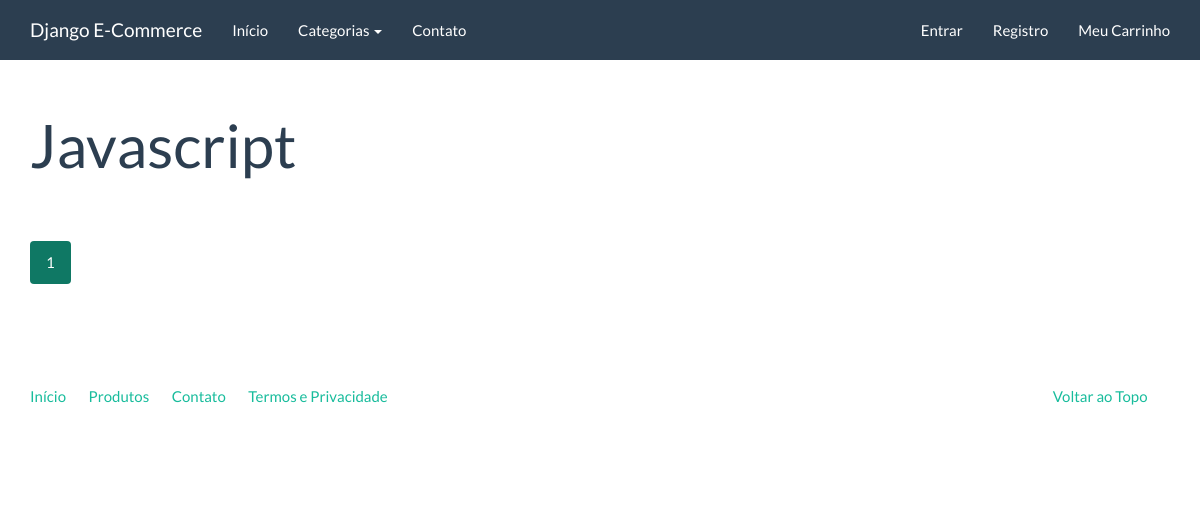
Page /catalogo/javascript/ on the earlier database version.
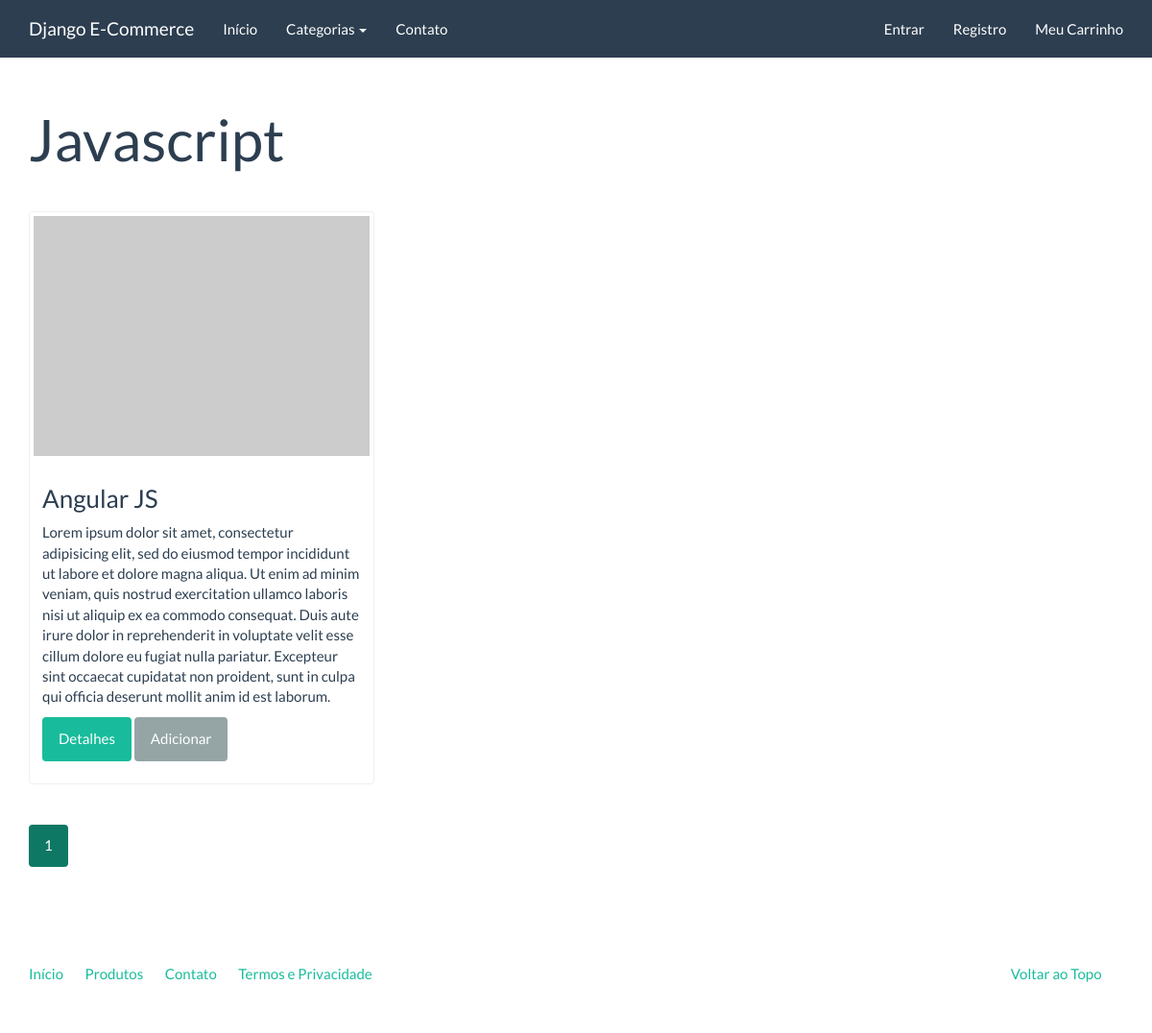
Same page on the later database version.
### catalog/models.py (models this page shows)
class Product(models.Model):
    created = models.DateTimeField('Criado em', auto_now_add=True)
    modified = models.DateTimeField('Modificado em', auto_now=True)
    name = models.CharField('Nome', max_length=100)
    slug = models.SlugField('Identificador', max_length=100)
    category = models.ForeignKey('catalog.Category', verbose_name='Categoria')
    description = models.TextField('Descrição', blank=True)
    price = models.DecimalField('Preço', decimal_places=2, max_digits=10)
    class Meta:
        verbose_name = 'Produto'
        verbose_name_plural = 'Produtos'
        ordering = ['name']
    def __str__(self):
        return self.name
    def get_absolute_url(self):
        return reverse('catalog:product', kwargs={'slug': self.slug})

### catalog/views.py (the view)
class CategoryListView(generic.ListView):
    template_name = 'catalog/category.html'
    context_object_name = 'product_list'
    paginate_by = 3
    def get_queryset(self):
        return Product.objects.filter(category__slug=self.kwargs['slug'])
    def get_context_data(self, **kwargs):
        context = super(CategoryListView, self).get_context_data(**kwargs)
        context['current_category'] = get_object_or_404(Category, slug=self.kwargs['slug'])
        return context

### catalog/context_processors.py (called while the page is built)
def categories(request):
    return {
        'categories': Category.objects.all()
    }

### catalog/models.py (called while the page is built)
    def get_absolute_url(self):
        return reverse('catalog:category', kwargs={'slug': self.slug})

    def __str__(self):
        return self.name

### core/templatetags/pagination.py (called while the page is built)
@register.inclusion_tag('pagination.html')
def pagination(request, paginator, page_obj):
    context = {
        'paginator': paginator,
        'request': request,
        'page_obj': page_obj,
    }
    getvars = request.GET.copy()
    if 'page' in getvars:
        del getvars['page']
    if len(getvars) > 0:
        context['getvars'] = '&{0}'.format(getvars.urlencode())
    else:
        context['getvars'] = ''
    return context

### catalog/templates/catalog/category.html (shortened to what this page needs)
{% extends "base.html" %}
{% load pagination %}
{% block container %}
    <div class="page-header">
        <h1>{{ current_category }}</h1>
    </div>
    <div class="row">
        {% for product in product_list %}
            {% include "catalog/_product.html" %}
        {% endfor %}
    </div>
    {% pagination request paginator page_obj %}
{% endblock container %}

### catalog/templates/catalog/_product.html
<div class="col-sm-6 col-md-4">
    <div class="thumbnail">
        <a href="{{ product.get_absolute_url }}">
            <img src="http://placehold.it/350x250" alt="" />
        </a>
        <div class="caption">
            <h3>{{ product }}</h3>
            {{ product.description|default:'Sem descrição'|linebreaks }}
            <p>
                <a href="{{ product.get_absolute_url }}" class="btn btn-success" role="button">Detalhes</a>
                <a href="{% url 'checkout:create_cartitem' product.slug %}" class="btn btn-default" role="button">Adicionar</a>
            </p>
        </div>
    </div>
</div>

Differences in the rows shown:
added Product: name "Angular JS", description "Lorem ipsum dolor sit amet, consectetur adipisicing elit, sed do eiusmod tempor incididunt ut labore et dolore magna aliqua. Ut enim ad minim veniam, quis nostrud exercitation ullamco laboris nisi ut aliquip ex ea commodo consequat. Duis aute irure dolor in reprehenderit in voluptate velit esse cillum dolore eu fugiat nulla pariatur. Excepteur sint occaecat cupidatat non proident, sunt in culpa qui officia deserunt mollit anim id est laborum."
